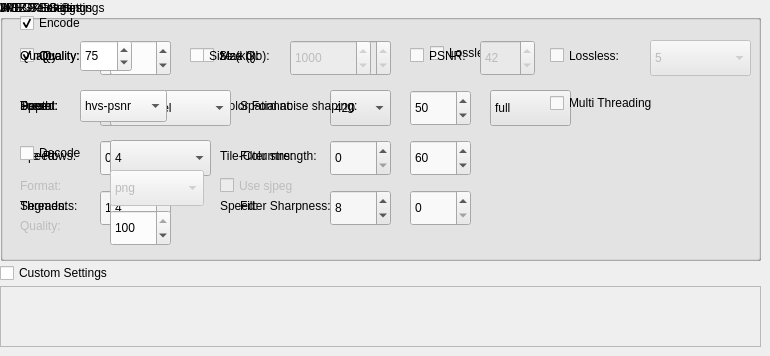
   <widget class="QWidget" name="tab_2">
    <attribute name="title">
     <string>Settings</string>
    </attribute>
    <widget class="QTextEdit" name="textEditCustomSettings">
     <property name="enabled">
      <bool>false</bool>
     </property>
     <property name="geometry">
      <rect>
       <x>0</x>
       <y>286</y>
       <width>761</width>
       <height>61</height>
      </rect>
     </property>
    </widget>
    <widget class="QCheckBox" name="checkBoxCustomSettings">
     <property name="geometry">
      <rect>
       <x>0</x>
       <y>260</y>
       <width>141</width>
       <height>26</height>
      </rect>
     </property>
     <property name="text">
      <string>Custom Settings</string>
     </property>
    </widget>
    <widget class="QGroupBox" name="groupBoxAvif">
     <property name="geometry">
      <rect>
       <x>0</x>
       <y>0</y>
       <width>761</width>
       <height>261</height>
      </rect>
     </property>
     <property name="visible">
      <bool>false</bool>
     </property>
     <property name="title">
      <string>AVIF Settings</string>
     </property>
     <property name="flat">
      <bool>false</bool>
     </property>
     <widget class="QSpinBox" name="spinBoxAvifTileCols">
      <property name="enabled">
       <bool>true</bool>
      </property>
      <property name="geometry">
       <rect>
        <x>330</x>
        <y>140</y>
        <width>61</width>
        <height>36</height>
       </rect>
      </property>
      <property name="maximum">
       <number>6</number>
      </property>
     </widget>
     <widget class="QComboBox" name="comboBoxAvifColorFormat">
      <property name="enabled">
       <bool>true</bool>
      </property>
      <property name="geometry">
       <rect>
        <x>330</x>
        <y>90</y>
        <width>61</width>
        <height>36</height>
       </rect>
      </property>
      <item>
       <property name="text">
        <string>420</string>
       </property>
      </item>
      <item>
       <property name="text">
        <string>422</string>
       </property>
      </item>
      <item>
       <property name="text">
        <string>444</string>
       </property>
      </item>
     </widget>
     <widget class="QLabel" name="labelAvifColorFormat">
      <property name="enabled">
       <bool>true</bool>
      </property>
      <property name="geometry">
       <rect>
        <x>220</x>
        <y>90</y>
        <width>101</width>
        <height>31</height>
       </rect>
      </property>
      <property name="text">
       <string>Color Format:</string>
      </property>
     </widget>
     <widget class="QLabel" name="labelAvifTileColumns">
      <property name="enabled">
       <bool>true</bool>
      </property>
      <property name="geometry">
       <rect>
        <x>220</x>
        <y>140</y>
        <width>101</width>
        <height>31</height>
       </rect>
      </property>
      <property name="text">
       <string>Tile-Columns:</string>
      </property>
     </widget>
     <widget class="QLabel" name="labelAvifDepth">
      <property name="enabled">
       <bool>true</bool>
      </property>
      <property name="geometry">
       <rect>
        <x>20</x>
        <y>90</y>
        <width>67</width>
        <height>31</height>
       </rect>
      </property>
      <property name="text">
       <string>Depth:</string>
      </property>
     </widget>
     <widget class="QSpinBox" name="spinBoxAvifThreads">
      <property name="enabled">
       <bool>true</bool>
      </property>
      <property name="geometry">
       <rect>
        <x>100</x>
        <y>190</y>
        <width>61</width>
        <height>36</height>
       </rect>
      </property>
      <property name="minimum">
       <number>1</number>
      </property>
      <property name="maximum">
       <number>32</number>
      </property>
     </widget>
     <widget class="QComboBox" name="comboBoxAvifRange">
      <property name="enabled">
       <bool>true</bool>
      </property>
      <property name="geometry">
       <rect>
        <x>490</x>
        <y>90</y>
        <width>81</width>
        <height>36</height>
       </rect>
      </property>
      <item>
       <property name="text">
        <string>full</string>
       </property>
      </item>
      <item>
       <property name="text">
        <string>limited</string>
       </property>
      </item>
     </widget>
     <widget class="QCheckBox" name="checkBoxAvifLossless">
      <property name="geometry">
       <rect>
        <x>430</x>
        <y>40</y>
        <width>97</width>
        <height>26</height>
       </rect>
      </property>
      <property name="text">
       <string>Lossless</string>
      </property>
     </widget>
     <widget class="QLabel" name="labelAvifSpeed">
      <property name="enabled">
       <bool>true</bool>
      </property>
      <property name="geometry">
       <rect>
        <x>220</x>
        <y>190</y>
        <width>67</width>
        <height>31</height>
       </rect>
      </property>
      <property name="text">
       <string>Speed:</string>
      </property>
     </widget>
     <widget class="QLabel" name="labelAvifThreads">
      <property name="enabled">
       <bool>true</bool>
      </property>
      <property name="geometry">
       <rect>
        <x>20</x>
        <y>190</y>
        <width>67</width>
        <height>31</height>
       </rect>
      </property>
      <property name="text">
       <string>Threads:</string>
      </property>
     </widget>
     <widget class="QSpinBox" name="spinBoxAvifMaxQ">
      <property name="enabled">
       <bool>true</bool>
      </property>
      <property name="geometry">
       <rect>
        <x>330</x>
        <y>40</y>
        <width>61</width>
        <height>36</height>
       </rect>
      </property>
      <property name="maximum">
       <number>63</number>
      </property>
      <property name="value">
       <number>20</number>
      </property>
     </widget>
     <widget class="QLabel" name="labelAvifRange">
      <property name="geometry">
       <rect>
        <x>430</x>
        <y>90</y>
        <width>51</width>
        <height>31</height>
       </rect>
      </property>
      <property name="text">
       <string>Range:</string>
      </property>
     </widget>
     <widget class="QComboBox" name="comboBoxAvifDepth">
      <property name="enabled">
       <bool>true</bool>
      </property>
      <property name="geometry">
       <rect>
        <x>100</x>
        <y>90</y>
        <width>61</width>
        <height>36</height>
       </rect>
      </property>
      <item>
       <property name="text">
        <string>8</string>
       </property>
      </item>
      <item>
       <property name="text">
        <string>10</string>
       </property>
      </item>
      <item>
       <property name="text">
        <string>12</string>
       </property>
      </item>
     </widget>
     <widget class="QSpinBox" name="spinBoxAvifMinQ">
      <property name="enabled">
       <bool>true</bool>
      </property>
      <property name="geometry">
       <rect>
        <x>100</x>
        <y>40</y>
        <width>61</width>
        <height>36</height>
       </rect>
      </property>
      <property name="maximum">
       <number>63</number>
      </property>
     </widget>
     <widget class="QLabel" name="labelAvifTileRows">
      <property name="enabled">
       <bool>true</bool>
      </property>
      <property name="geometry">
       <rect>
        <x>20</x>
        <y>140</y>
        <width>71</width>
        <height>31</height>
       </rect>
      </property>
      <property name="text">
       <string>Tile-Rows:</string>
      </property>
     </widget>
     <widget class="QLabel" name="labelAvifMaxQ">
      <property name="enabled">
       <bool>true</bool>
      </property>
      <property name="geometry">
       <rect>
        <x>220</x>
        <y>40</y>
        <width>67</width>
        <height>31</height>
       </rect>
      </property>
      <property name="text">
       <string>Max Q:</string>
      </property>
     </widget>
     <widget class="QSpinBox" name="spinBoxAvifSpeed">
      <property name="enabled">
       <bool>true</bool>
      </property>
      <property name="geometry">
       <rect>
        <x>330</x>
        <y>190</y>
        <width>61</width>
        <height>36</height>
       </rect>
      </property>
      <property name="minimum">
       <number>0</number>
      </property>
      <property name="maximum">
       <number>10</number>
      </property>
      <property name="value">
       <number>8</number>
      </property>
     </widget>
     <widget class="QLabel" name="labelAvifMinQ">
      <property name="enabled">
       <bool>true</bool>
      </property>
      <property name="geometry">
       <rect>
        <x>20</x>
        <y>40</y>
        <width>67</width>
        <height>31</height>
       </rect>
      </property>
      <property name="text">
       <string>Min Q:</string>
      </property>
     </widget>
     <widget class="QSpinBox" name="spinBoxAvifTileRows">
      <property name="enabled">
       <bool>true</bool>
      </property>
      <property name="geometry">
       <rect>
        <x>100</x>
        <y>140</y>
        <width>61</width>
        <height>36</height>
       </rect>
      </property>
      <property name="maximum">
       <number>6</number>
      </property>
     </widget>
    </widget>
    <widget class="QGroupBox" name="groupBoxWebp">
     <property name="geometry">
      <rect>
       <x>0</x>
       <y>0</y>
       <width>761</width>
       <height>261</height>
      </rect>
     </property>
     <property name="visible">
      <bool>false</bool>
     </property>
     <property name="title">
      <string>WEBP Settings</string>
     </property>
     <widget class="QSpinBox" name="spinBoxWebpQ">
      <property name="geometry">
       <rect>
        <x>110</x>
        <y>40</y>
        <width>61</width>
        <height>36</height>
       </rect>
      </property>
      <property name="maximum">
       <number>100</number>
      </property>
      <property name="value">
       <number>75</number>
      </property>
     </widget>
     <widget class="QLabel" name="labelWebpPreset">
      <property name="enabled">
       <bool>true</bool>
      </property>
      <property name="geometry">
       <rect>
        <x>20</x>
        <y>90</y>
        <width>67</width>
        <height>31</height>
       </rect>
      </property>
      <property name="text">
       <string>Preset:</string>
      </property>
     </widget>
     <widget class="QComboBox" name="comboBoxWebpPreset">
      <property name="geometry">
       <rect>
        <x>110</x>
        <y>90</y>
        <width>101</width>
        <height>36</height>
       </rect>
      </property>
      <item>
       <property name="text">
        <string>default</string>
       </property>
      </item>
      <item>
       <property name="text">
        <string>photo</string>
       </property>
      </item>
      <item>
       <property name="text">
        <string>picture</string>
       </property>
      </item>
      <item>
       <property name="text">
        <string>drawing</string>
       </property>
      </item>
      <item>
       <property name="text">
        <string>icon</string>
       </property>
      </item>
      <item>
       <property name="text">
        <string>text</string>
       </property>
      </item>
     </widget>
     <widget class="QCheckBox" name="checkBoxWebpLossless">
      <property name="geometry">
       <rect>
        <x>550</x>
        <y>40</y>
        <width>97</width>
        <height>31</height>
       </rect>
      </property>
      <property name="text">
       <string>Lossless:</string>
      </property>
     </widget>
     <widget class="QComboBox" name="comboBoxWebpLossless">
      <property name="enabled">
       <bool>false</bool>
      </property>
      <property name="geometry">
       <rect>
        <x>650</x>
        <y>40</y>
        <width>101</width>
        <height>36</height>
       </rect>
      </property>
      <property name="currentIndex">
       <number>5</number>
      </property>
      <item>
       <property name="text">
        <string>0 - fastest</string>
       </property>
      </item>
      <item>
       <property name="text">
        <string>1</string>
       </property>
      </item>
      <item>
       <property name="text">
        <string>2</string>
       </property>
      </item>
      <item>
       <property name="text">
        <string>3</string>
       </property>
      </item>
      <item>
       <property name="text">
        <string>4</string>
       </property>
      </item>
      <item>
       <property name="text">
        <string>5</string>
       </property>
      </item>
      <item>
       <property name="text">
        <string>6</string>
       </property>
      </item>
      <item>
       <property name="text">
        <string>7</string>
       </property>
      </item>
      <item>
       <property name="text">
        <string>8</string>
       </property>
      </item>
      <item>
       <property name="text">
        <string>9 - slowest</string>
       </property>
      </item>
     </widget>
     <widget class="QLabel" name="labelWebpSpeed">
      <property name="enabled">
       <bool>true</bool>
      </property>
      <property name="geometry">
       <rect>
        <x>20</x>
        <y>140</y>
        <width>67</width>
        <height>31</height>
       </rect>
      </property>
      <property name="text">
       <string>Speed:</string>
      </property>
     </widget>
     <widget class="QComboBox" name="comboBoxWebpSpeed">
      <property name="geometry">
       <rect>
        <x>110</x>
        <y>140</y>
        <width>101</width>
        <height>36</height>
       </rect>
      </property>
      <property name="currentIndex">
       <number>4</number>
      </property>
      <item>
       <property name="text">
        <string>0 - fastest</string>
       </property>
      </item>
      <item>
       <property name="text">
        <string>1</string>
       </property>
      </item>
      <item>
       <property name="text">
        <string>2</string>
       </property>
      </item>
      <item>
       <property name="text">
        <string>3</string>
       </property>
      </item>
      <item>
       <property name="text">
        <string>4</string>
       </property>
      </item>
      <item>
       <property name="text">
        <string>5</string>
       </property>
      </item>
      <item>
       <property name="text">
        <string>6 - slowest</string>
       </property>
      </item>
     </widget>
     <widget class="QLabel" name="labelWebpSegments">
      <property name="enabled">
       <bool>true</bool>
      </property>
      <property name="geometry">
       <rect>
        <x>20</x>
        <y>190</y>
        <width>81</width>
        <height>31</height>
       </rect>
      </property>
      <property name="text">
       <string>Segments:</string>
      </property>
     </widget>
     <widget class="QSpinBox" name="spinBoxWebpSegments">
      <property name="geometry">
       <rect>
        <x>110</x>
        <y>190</y>
        <width>61</width>
        <height>36</height>
       </rect>
      </property>
      <property name="minimum">
       <number>1</number>
      </property>
      <property name="maximum">
       <number>4</number>
      </property>
      <property name="value">
       <number>4</number>
      </property>
     </widget>
     <widget class="QCheckBox" name="checkBoxWebpQuality">
      <property name="geometry">
       <rect>
        <x>20</x>
        <y>40</y>
        <width>97</width>
        <height>31</height>
       </rect>
      </property>
      <property name="text">
       <string>Quality:</string>
      </property>
      <property name="checked">
       <bool>true</bool>
      </property>
     </widget>
     <widget class="QCheckBox" name="checkBoxWebpSize">
      <property name="geometry">
       <rect>
        <x>200</x>
        <y>40</y>
        <width>121</width>
        <height>31</height>
       </rect>
      </property>
      <property name="text">
       <string>Size (kb):</string>
      </property>
     </widget>
     <widget class="QSpinBox" name="spinBoxWebpSize">
      <property name="enabled">
       <bool>false</bool>
      </property>
      <property name="geometry">
       <rect>
        <x>300</x>
        <y>40</y>
        <width>91</width>
        <height>36</height>
       </rect>
      </property>
      <property name="minimum">
       <number>1</number>
      </property>
      <property name="maximum">
       <number>100000</number>
      </property>
      <property name="singleStep">
       <number>100</number>
      </property>
      <property name="value">
       <number>1000</number>
      </property>
     </widget>
     <widget class="QCheckBox" name="checkBoxWebpPSNR">
      <property name="geometry">
       <rect>
        <x>410</x>
        <y>40</y>
        <width>121</width>
        <height>31</height>
       </rect>
      </property>
      <property name="text">
       <string>PSNR:</string>
      </property>
     </widget>
     <widget class="QSpinBox" name="spinBoxWebpPSNR">
      <property name="enabled">
       <bool>false</bool>
      </property>
      <property name="geometry">
       <rect>
        <x>480</x>
        <y>40</y>
        <width>55</width>
        <height>36</height>
       </rect>
      </property>
      <property name="minimum">
       <number>1</number>
      </property>
      <property name="maximum">
       <number>63</number>
      </property>
      <property name="value">
       <number>42</number>
      </property>
     </widget>
     <widget class="QLabel" name="labelWebpNoiseShaping">
      <property name="geometry">
       <rect>
        <x>240</x>
        <y>90</y>
        <width>161</width>
        <height>31</height>
       </rect>
      </property>
      <property name="text">
       <string>Spatial noise shaping:</string>
      </property>
     </widget>
     <widget class="QSpinBox" name="spinBoxWebNoiseShaping">
      <property name="geometry">
       <rect>
        <x>410</x>
        <y>90</y>
        <width>61</width>
        <height>36</height>
       </rect>
      </property>
      <property name="toolTip">
       <string>(0:off, 100:max), default=50</string>
      </property>
      <property name="maximum">
       <number>100</number>
      </property>
      <property name="value">
       <number>50</number>
      </property>
     </widget>
     <widget class="QLabel" name="labelWebpFilterStrength">
      <property name="geometry">
       <rect>
        <x>240</x>
        <y>140</y>
        <width>161</width>
        <height>31</height>
       </rect>
      </property>
      <property name="text">
       <string>Filter strength:</string>
      </property>
     </widget>
     <widget class="QSpinBox" name="spinBoxWebFilterStrength">
      <property name="geometry">
       <rect>
        <x>410</x>
        <y>140</y>
        <width>61</width>
        <height>36</height>
       </rect>
      </property>
      <property name="toolTip">
       <string>(0=off..100), default=60</string>
      </property>
      <property name="maximum">
       <number>100</number>
      </property>
      <property name="value">
       <number>60</number>
      </property>
     </widget>
     <widget class="QLabel" name="labelWebpFilterStrength_2">
      <property name="geometry">
       <rect>
        <x>240</x>
        <y>190</y>
        <width>161</width>
        <height>31</height>
       </rect>
      </property>
      <property name="text">
       <string>Filter Sharpness:</string>
      </property>
     </widget>
     <widget class="QSpinBox" name="spinBoxWebpFilterSharpness">
      <property name="geometry">
       <rect>
        <x>410</x>
        <y>190</y>
        <width>61</width>
        <height>36</height>
       </rect>
      </property>
      <property name="toolTip">
       <string>(0:most .. 7:least sharp), default=0</string>
      </property>
      <property name="maximum">
       <number>7</number>
      </property>
     </widget>
     <widget class="QCheckBox" name="checkBoxWebpMultiThreading">
      <property name="geometry">
       <rect>
        <x>550</x>
        <y>90</y>
        <width>141</width>
        <height>26</height>
       </rect>
      </property>
      <property name="text">
       <string>Multi Threading</string>
      </property>
     </widget>
    </widget>
    <widget class="QGroupBox" name="groupBoxJpegXl">
     <property name="geometry">
      <rect>
       <x>0</x>
       <y>0</y>
       <width>761</width>
       <height>261</height>
      </rect>
     </property>
     <property name="toolTip">
      <string>100 = mathematically lossless. Default for already-lossy input (JPEG/GIF).</string>
     </property>
     <property name="title">
      <string>JPEGXL Settings</string>
     </property>
     <widget class="QSpinBox" name="spinBoxJpegXlQ">
      <property name="geometry">
       <rect>
        <x>110</x>
        <y>40</y>
        <width>61</width>
        <height>36</height>
       </rect>
      </property>
      <property name="maximum">
       <number>99</number>
      </property>
      <property name="value">
       <number>85</number>
      </property>
     </widget>
     <widget class="QLabel" name="labelJpegXlSpeed">
      <property name="geometry">
       <rect>
        <x>20</x>
        <y>90</y>
        <width>97</width>
        <height>31</height>
       </rect>
      </property>
      <property name="text">
       <string>Speed:</string>
      </property>
     </widget>
     <widget class="QComboBox" name="comboBoxJpegXlSpeed">
      <property name="geometry">
       <rect>
        <x>110</x>
        <y>90</y>
        <width>121</width>
        <height>36</height>
       </rect>
      </property>
      <property name="currentIndex">
       <number>4</number>
      </property>
      <item>
       <property name="text">
        <string>3 - falcon</string>
       </property>
      </item>
      <item>
       <property name="text">
        <string>4 - cheetah</string>
       </property>
      </item>
      <item>
       <property name="text">
        <string>5 - hare</string>
       </property>
      </item>
      <item>
       <property name="text">
        <string>6 - wombat</string>
       </property>
      </item>
      <item>
       <property name="text">
        <string>7 - squirrel</string>
       </property>
      </item>
      <item>
       <property name="text">
        <string>8 - kitten</string>
       </property>
      </item>
      <item>
       <property name="text">
        <string>9 - tortoise</string>
       </property>
      </item>
     </widget>
     <widget class="QCheckBox" name="checkBoxJpegXlQ">
      <property name="geometry">
       <rect>
        <x>20</x>
        <y>40</y>
        <width>97</width>
        <height>31</height>
       </rect>
      </property>
      <property name="text">
       <string>Quality:</string>
      </property>
      <property name="checked">
       <bool>true</bool>
      </property>
     </widget>
     <widget class="QCheckBox" name="checkBoxJpegXlSize">
      <property name="enabled">
       <bool>true</bool>
      </property>
      <property name="geometry">
       <rect>
        <x>190</x>
        <y>40</y>
        <width>97</width>
        <height>31</height>
       </rect>
      </property>
      <property name="text">
       <string>Size (kb):</string>
      </property>
      <property name="checked">
       <bool>false</bool>
      </property>
     </widget>
     <widget class="QSpinBox" name="spinBoxJpegXlSize">
      <property name="enabled">
       <bool>false</bool>
      </property>
      <property name="geometry">
       <rect>
        <x>290</x>
        <y>40</y>
        <width>81</width>
        <height>36</height>
       </rect>
      </property>
      <property name="minimum">
       <number>1</number>
      </property>
      <property name="maximum">
       <number>100000</number>
      </property>
      <property name="singleStep">
       <number>100</number>
      </property>
      <property name="value">
       <number>1000</number>
      </property>
     </widget>
     <widget class="QCheckBox" name="checkBoxJpegXlEncode">
      <property name="geometry">
       <rect>
        <x>20</x>
        <y>10</y>
        <width>97</width>
        <height>26</height>
       </rect>
      </property>
      <property name="text">
       <string>Encode</string>
      </property>
      <property name="checked">
       <bool>true</bool>
      </property>
     </widget>
     <widget class="QCheckBox" name="checkBoxJpegXlDecode">
      <property name="enabled">
       <bool>true</bool>
      </property>
      <property name="geometry">
       <rect>
        <x>20</x>
        <y>140</y>
        <width>97</width>
        <height>26</height>
       </rect>
      </property>
      <property name="text">
       <string>Decode</string>
      </property>
      <property name="checked">
       <bool>false</bool>
      </property>
     </widget>
     <widget class="QLabel" name="labelJpegXlDecodeFormat">
      <property name="enabled">
       <bool>false</bool>
      </property>
      <property name="geometry">
       <rect>
        <x>20</x>
        <y>170</y>
        <width>67</width>
        <height>31</height>
       </rect>
      </property>
      <property name="text">
       <string>Format:</string>
      </property>
     </widget>
     <widget class="QComboBox" name="comboBoxJpegXlDecodeFormat">
      <property name="enabled">
       <bool>false</bool>
      </property>
      <property name="geometry">
       <rect>
        <x>110</x>
        <y>170</y>
        <width>94</width>
        <height>36</height>
       </rect>
      </property>
      <item>
       <property name="text">
        <string>png</string>
       </property>
      </item>
      <item>
       <property name="text">
        <string>jpg</string>
       </property>
      </item>
      <item>
       <property name="text">
        <string>ppm</string>
       </property>
      </item>
      <item>
       <property name="text">
        <string>pfm</string>
       </property>
      </item>
     </widget>
     <widget class="QCheckBox" name="checkBoxJpegXlDecodesjpeg">
      <property name="enabled">
       <bool>false</bool>
      </property>
      <property name="geometry">
       <rect>
        <x>220</x>
        <y>170</y>
        <width>97</width>
        <height>31</height>
       </rect>
      </property>
      <property name="text">
       <string>Use sjpeg</string>
      </property>
     </widget>
     <widget class="QLabel" name="labelJpegXlDecodeQuality">
      <property name="enabled">
       <bool>false</bool>
      </property>
      <property name="geometry">
       <rect>
        <x>20</x>
        <y>210</y>
        <width>67</width>
        <height>31</height>
       </rect>
      </property>
      <property name="text">
       <string>Quality:</string>
      </property>
     </widget>
     <widget class="QSpinBox" name="spinBoxJpegXlDecodeQ">
      <property name="geometry">
       <rect>
        <x>110</x>
        <y>210</y>
        <width>61</width>
        <height>36</height>
       </rect>
      </property>
      <property name="minimum">
       <number>1</number>
      </property>
      <property name="maximum">
       <number>100</number>
      </property>
      <property name="singleStep">
       <number>1</number>
      </property>
      <property name="value">
       <number>100</number>
      </property>
     </widget>
    </widget>
    <widget class="QGroupBox" name="groupBoxMozjpeg">
     <property name="geometry">
      <rect>
       <x>0</x>
       <y>0</y>
       <width>761</width>
       <height>261</height>
      </rect>
     </property>
     <property name="visible">
      <bool>false</bool>
     </property>
     <property name="toolTip">
      <string>Tune trellis optimization - Default: PSNR-HVS</string>
     </property>
     <property name="title">
      <string>MOZJPEG Settings</string>
     </property>
     <widget class="QLabel" name="label_5">
      <property name="geometry">
       <rect>
        <x>20</x>
        <y>40</y>
        <width>58</width>
        <height>31</height>
       </rect>
      </property>
      <property name="text">
       <string>Quality:</string>
      </property>
     </widget>
     <widget class="QSpinBox" name="spinBoxMozjpegQ">
      <property name="geometry">
       <rect>
        <x>80</x>
        <y>40</y>
        <width>52</width>
        <height>32</height>
       </rect>
      </property>
      <property name="toolTip">
       <string>Compression quality (0..100; 5-95 is most useful range, default is 75)</string>
      </property>
      <property name="maximum">
       <number>100</number>
      </property>
      <property name="value">
       <number>75</number>
      </property>
     </widget>
     <widget class="QLabel" name="label_6">
      <property name="geometry">
       <rect>
        <x>20</x>
        <y>90</y>
        <width>58</width>
        <height>31</height>
       </rect>
      </property>
      <property name="text">
       <string>Tune:</string>
      </property>
     </widget>
     <widget class="QComboBox" name="comboBoxMozjpegTune">
      <property name="geometry">
       <rect>
        <x>80</x>
        <y>90</y>
        <width>87</width>
        <height>32</height>
       </rect>
      </property>
      <property name="currentIndex">
       <number>1</number>
      </property>
      <item>
       <property name="text">
        <string>psnr</string>
       </property>
      </item>
      <item>
       <property name="text">
        <string>hvs-psnr</string>
       </property>
      </item>
      <item>
       <property name="text">
        <string>ssim</string>
       </property>
      </item>
      <item>
       <property name="text">
        <string>ms-ssim</string>
       </property>
      </item>
     </widget>
    </widget>
   </widget>
